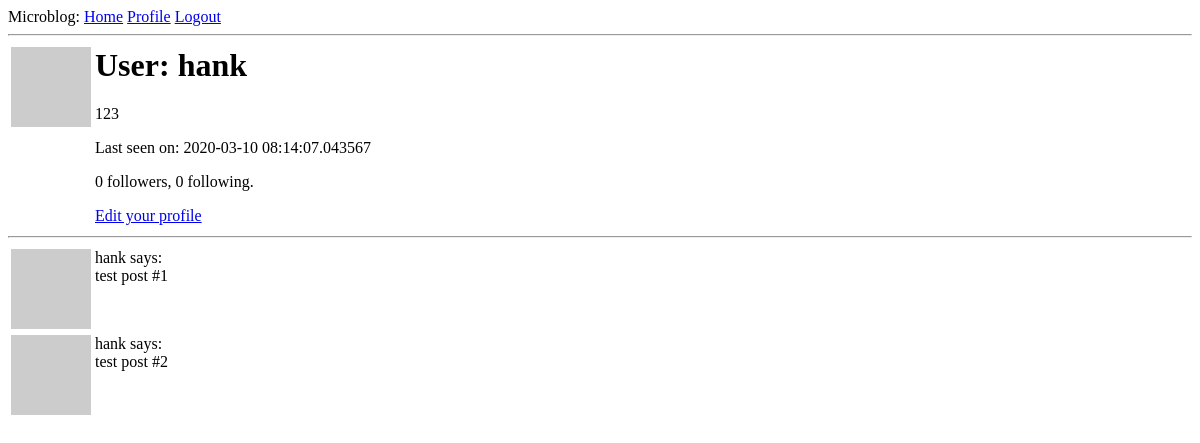
/user/hank (signed in), run on an earlier commit of the app's database.
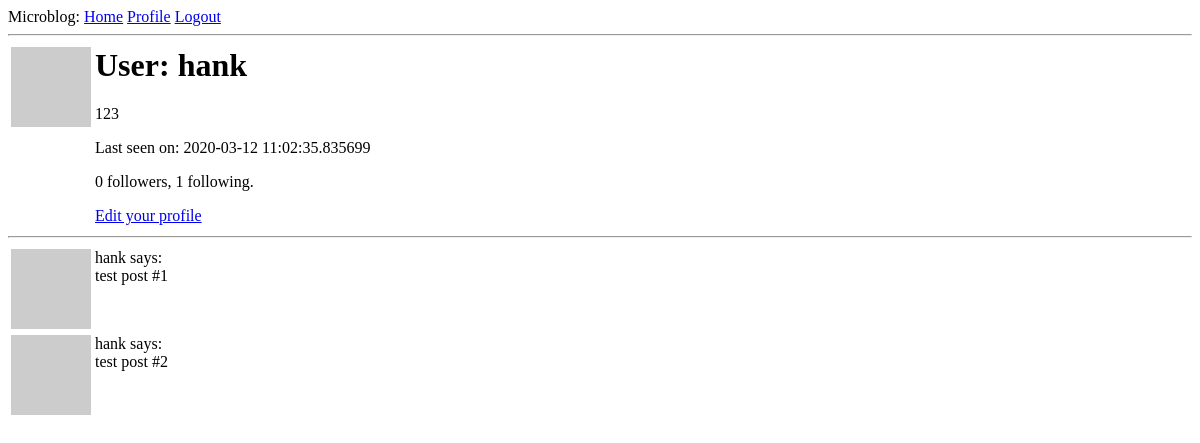
And on a later commit of the database.
### app/models.py (models this page shows, shortened)
class User(UserMixin, db.Model):
    id = db.Column(db.Integer, primary_key=True)
    username = db.Column(db.String(64), index=True, unique=True)
    email = db.Column(db.String(120), index=True, unique=True)
    password_hash = db.Column(db.String(128))
    posts = db.relationship('Post', backref='author', lazy='dynamic')
    about_me = db.Column(db.String(140))
    last_seen = db.Column(db.DateTime, default=datetime.utcnow)
    followed = db.relationship(
        'User', secondary=followers,
        primaryjoin=(followers.c.follower_id == id),
        secondaryjoin=(followers.c.followed_id == id),
        backref=db.backref('followers', lazy='dynamic'), lazy='dynamic')
    def avatar(self, size):
        digest = md5(self.email.lower().encode('utf-8')).hexdigest()
        return f'https://www.gravatar.com/avatar/729e26a2a2c7ff24a71958d4aa4e5f35&s={size}'

### app/routes.py (the view)
@app.route('/user/<username>')
@login_required
def user(username):
    user = User.query.filter_by(username=username).first_or_404()
    posts = [
        {"author": user, "body": 'test post #1'},
        {"author": user, "body": 'test post #2'},
    ]
    return render_template('user.html',user=user, posts=posts)

### app/models.py (called while the page is built)
@login.user_loader
def load_user(id):
    return User.query.get(int(id))

### app/routes.py (called while the page is built)
@app.before_request
def before_request():
    if current_user.is_authenticated:
        current_user.last_seen = datetime.utcnow()
        db.session.commit()

### app/templates/user.html
{% extends "base.html" %}
{% block content %}
    <table>
        <tr valign="top">
            <td><img src="{{ user.avatar(128) }}"></td>
            <td>
                <h1>User: {{ user.username }}</h1>
                {% if user.about_me %}<p>{{ user.about_me }}</p>{% endif %}
                {% if user.last_seen %}<p>Last seen on: {{ user.last_seen }}</p>{% endif %}
                <p>{{ user.followers.count() }} followers, {{ user.followed.count() }} following.</p>
                {% if user == current_user %}
                <p><a href="{{ url_for('edit_profile') }}">Edit your profile</a></p>
                {% elif not current_user.is_following(user) %}
                <p><a href="{{ url_for('follow', username=user.username) }}">Follow</a></p>
                {% else %}
                <p><a href="{{ url_for('unfollow', username=user.username) }}">Unfollow</a></p>
                {% endif %}
            </td>
        </tr>
    </table>
    <hr>
    {% for post in posts %}
        {% include '_post.html' %}
    {% endfor %}
{% endblock %}

### app/templates/base.html (shortened to what this page needs)
<html>
    <head>
    </head>
    <body>
        <div>
            Microblog:
            <a href="{{ url_for('index') }}">Home</a>
            {% if current_user.is_anonymous %}
            <a href="{{ url_for('login') }}">Login</a>
            {% else %}
            <a href="{{ url_for('user', username=current_user.username) }}">Profile</a>
            <a href="{{ url_for('logout') }}">Logout</a>
            {% endif %}
        </div>
        <hr>
        {% block content %}{% endblock %}
    </body>
</html>

### app/templates/_post.html
<table>
    <tr valign="top">
        <td><img src="{{ post.author.avatar(36) }}"></td>
        <td>{{ post.author.username }} says:<br>{{ post.body }}</td>
    </tr>
</table>

What changed in the data, as far as the page shows it:
changed User "hank": last_seen "2020-03-10 08:14:07.043567" → "2020-03-12 11:02:35.835699"
Also different on the page:
{{ user.followed.count() }}: "0" → "1"
